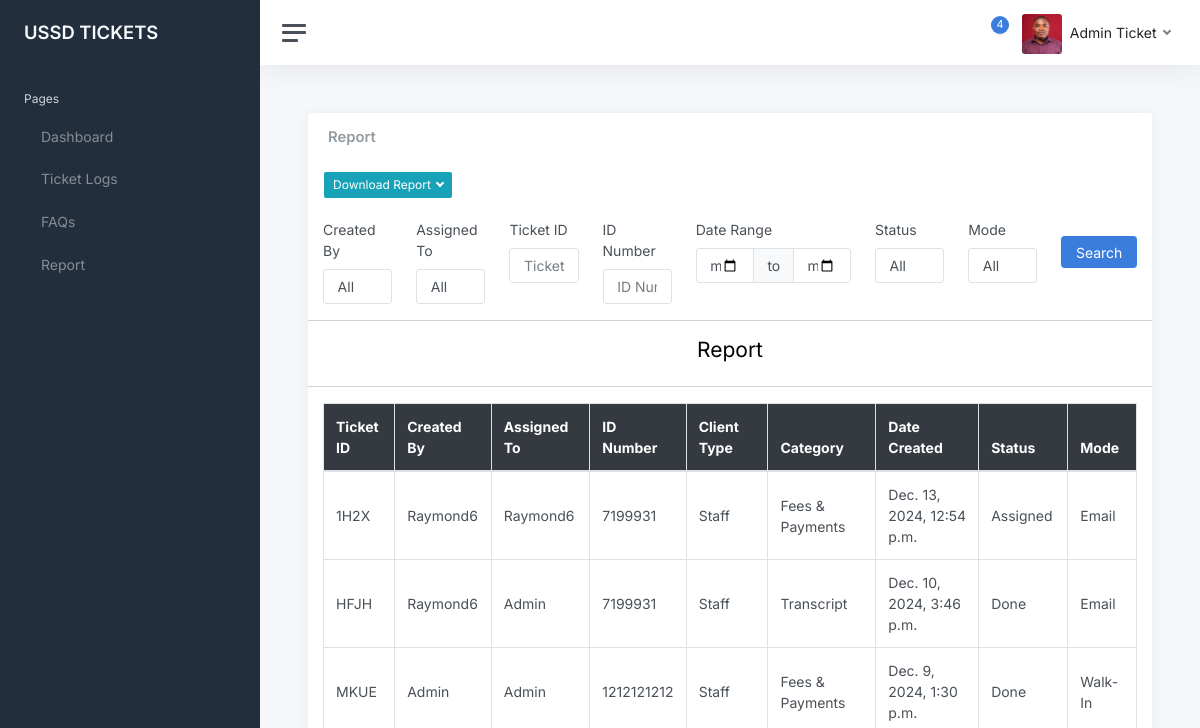
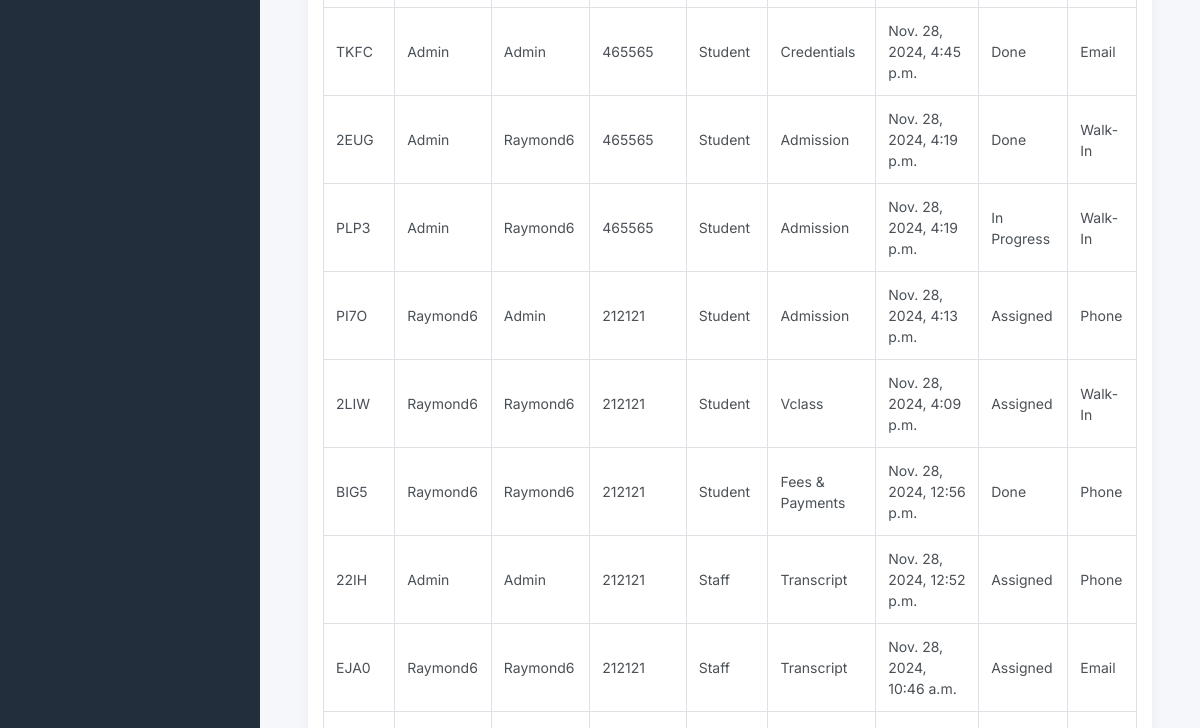
The app's page /report (signed in, upper part), older data (2 pictures, top to bottom).
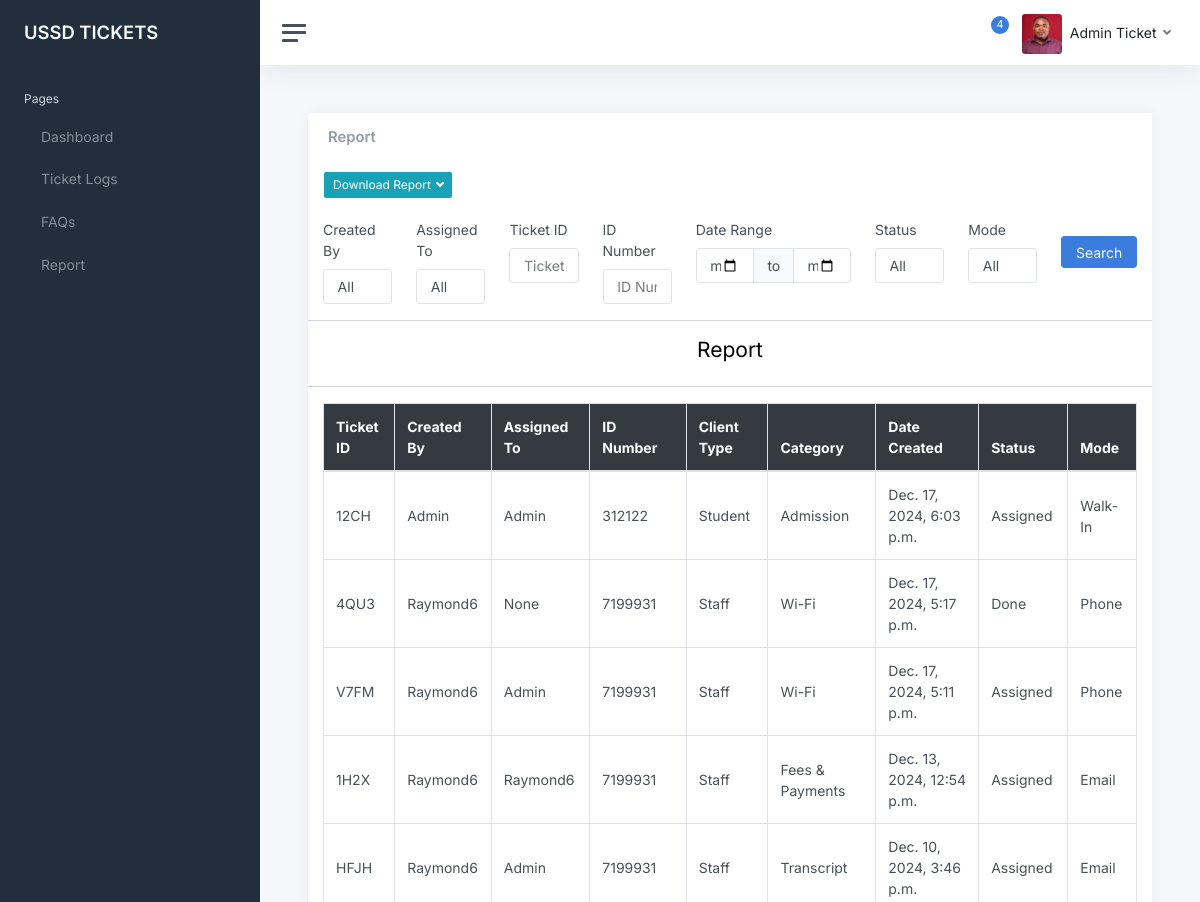
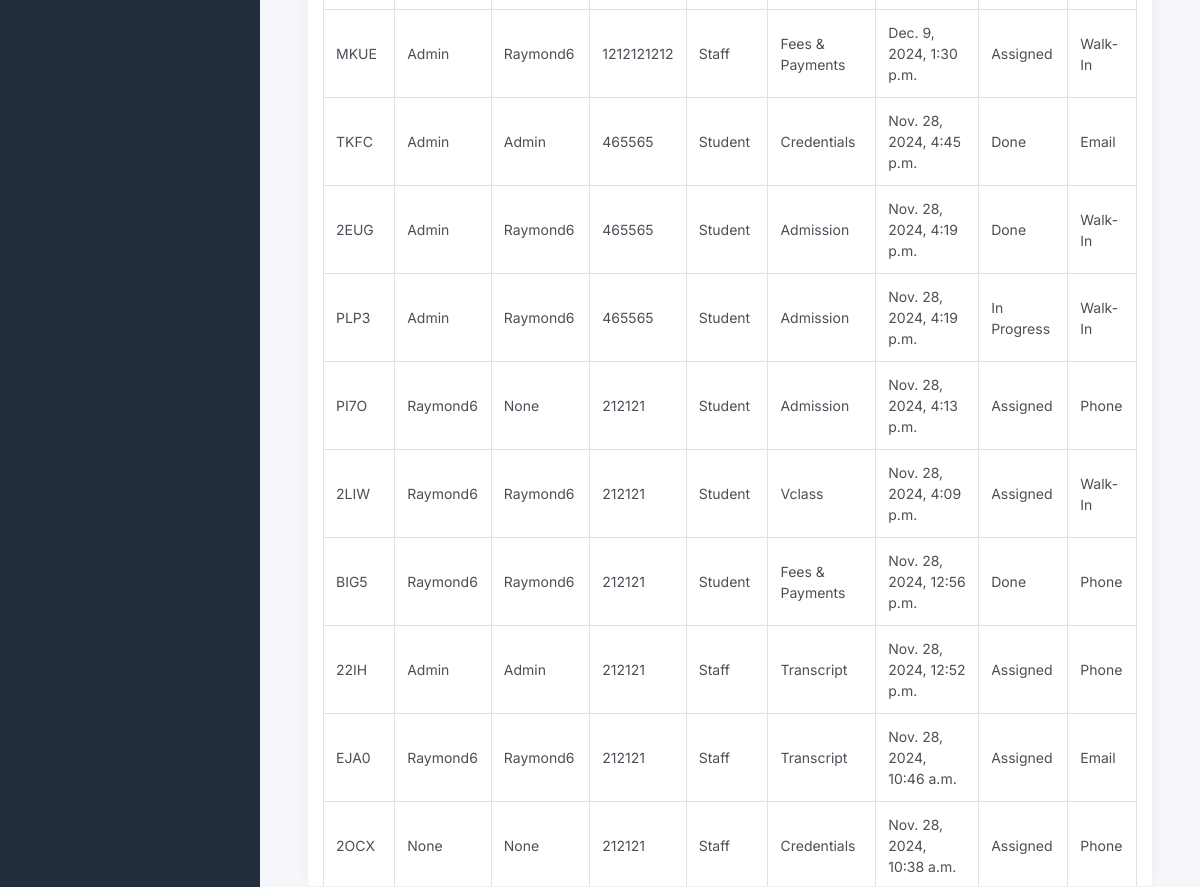
The same page, newer data (2 pictures, top to bottom).
### ticksys/models.py (models this page shows, shortened)
class Ticket(models.Model):
    TICKET_STATUS = [
        ('Assigned', 'Assigned'),
        ('In Progress', 'In Progress'),
        ('Done', 'Done'),
    ]
    CLIENT_TYPE = [
        ('Staff', 'Staff'),
        ('Student', 'Student'),
        ('Other', 'Other')
    ]
    MODE_CHOICES = [
        ('Walk-In', 'Walk-In'),
        ('Phone', 'Phone'),
        ('Email', 'Email'),
        ('Other', 'Other')
    ]
    CATEGORY = [
        ('Credentials', 'Credentials'),
        ('Fees & Payments', 'Fees & Payments'),
        ('VClass', 'VClass'),
        ('Transcript', 'Transcript'),
        ('Admission', 'Admission'),
        ('Wi-Fi', 'Wi-Fi'),
        ('Other', 'Other')
    ]
    user = models.ForeignKey(User, models.CASCADE, null=True)
    ticket_number = models.CharField(max_length=4, default=generate_ticket_number, unique=True, editable=False)
    id_number = models.CharField(max_length=20, unique=False)
    description = models.TextField()
    status = models.CharField(max_length=25, choices=TICKET_STATUS, default='In Progress')
    category = models.CharField(max_length=100, choices=CATEGORY)
    client_type = models.CharField(max_length=20, choices=CLIENT_TYPE, default='Student')
    created_at = models.DateTimeField(auto_now_add=True)
    updated_at = models.DateTimeField(auto_now=True)
    mode = models.CharField(max_length=20, choices=MODE_CHOICES, default='Walk-In')
    assigned_to = models.CharField(max_length=30, null=True)
    created_by = models.CharField(max_length=30, null=True)

### ticksys/views.py (the view, shortened to what this page needs)
# urls.py: path('report', user_views.report, name='report'),
def report(request):
    user = request.user
    if request.user.is_superuser:
        tickets = Ticket.objects.annotate(
            month_year=TruncMonth('created_at')
        ).values('month_year').annotate(
            count=Count('id')
        ).order_by('-month_year')
    else:
        tickets = Ticket.objects.filter(Q(user=user) | Q(assigned_to=user.username)).annotate(
            month_year=TruncMonth('created_at')
        ).values('month_year').annotate(
            count=Count('id')
        ).order_by('-month_year')
    status_options = Ticket.objects.values_list('status', flat=True).distinct()
    available_months = [(ticket['month_year'].strftime('%B %Y'), ticket['month_year'].strftime('%Y-%m-01'), ticket['month_year'].strftime('%Y-%m-31')) for ticket in tickets]
    mode_options = Ticket.objects.values_list('mode', flat=True).distinct()
    tl = Ticket.objects.order_by('-id')
    tickets1 = Ticket.objects.all()
    tickets2 = Ticket.objects.filter(Q(user=user) | Q(assigned_to=user.username)).order_by('-id')
    user_set = set()
    assigned_to_set = set()
    for ticket in tickets1:
        if ticket.user:
            user_set.add(ticket.user)
        if ticket.assigned_to:
            assigned_to_set.add(ticket.assigned_to)
    ticket_id = request.GET.get('id')
    ticket_number = request.GET.get('ticket_number')
    created_by = request.GET.get('created_by')
    id_number = request.GET.get('id_number')
    status = request.GET.get('status')
    mode = request.GET.get('mode')
    date_from = request.GET.get('date_from')
    date_to = request.GET.get('date_to')
    assigned_to = request.GET.get('assigned_to')
    request.session['id'] = ticket_id
    request.session['ticket_number'] = ticket_number
    request.session['created_by'] = created_by
    request.session['id_number'] = id_number
    request.session['date_from'] = date_from
    request.session['date_to'] = date_to
    request.session['status'] = status
    request.session['mode'] = mode
    request.session['assigned_to'] = assigned_to
    if request.user.is_superuser:
        tl = tl.filter(
            Q(created_at__range=[date_from, date_to]) if date_from and date_to else Q()
        )
        if is_valid_queryparam(ticket_id):
            tl = tl.filter(id=ticket_id)
        if is_valid_queryparam(ticket_number):
            tl = tl.filter(ticket_number__icontains=ticket_number)
        if is_valid_queryparam(created_by):
            try:
                user = User.objects.get(username=created_by)  # Retrieve the user by username
                tl = tl.filter(Q(user=user))  # Filter by user object
            except User.DoesNotExist:
                tl = tl.none()
        if is_valid_queryparam(id_number):
            tl = tl.filter(id_number__icontains=id_number)
        if is_valid_queryparam(status):
            tl = tl.filter(status=status)
        if is_valid_queryparam(mode):
            tl = tl.filter(mode=mode)
        if is_valid_queryparam(assigned_to):
            tl = tl.filter(assigned_to__icontains=assigned_to)
        page = request.GET.get('page', 1)
        paginator = Paginator(tl, 30)
        try:
            tl = paginator.page(page)
        except PageNotAnInteger:
            tl = paginator.page(1)
        except EmptyPage:
            tl = paginator.page(paginator.num_pages)
    context = {
        'tickets1' : tickets,
        'tickets2' : tickets2,
        'ticket_list': tl,
        'ticket_id' : ticket_id,
        'created_by': created_by,
        'assigned_to' : assigned_to,
        'ticket_number': ticket_number,
        'mode': mode,
        'date_from': date_from,
        'date_to': date_to,
        'status': status,
        'available_months': available_months,
        'user_options': user_set,
        'assigned_to_options': assigned_to_set,
        'status_options' : status_options,
        'mode_options' : mode_options
    }
    return render(request, 'report.html', context)

### ticksys/views.py (called while the page is built)
def is_valid_queryparam(param):
    return param != '' and param is not None

### templates/report.html (shortened to what the changed rows need)
{% extends 'index.html' %}
    {% block content %}
    <main class="content">
        <div class="container-fluid p-0">
            <div class="row">
                <div class="col-12 d-flex">
                    <div class="card flex-fill">
                        <br>
        {% if request.user.is_superuser  %}
        <div class="col-12">
            <div style="max-height: 70vh; overflow-y: auto;">
                <table class="table table-bordered">
                    <thead class="thead-dark">
                    <tr>
                        <th scope="col">Ticket ID</th>
                        <th scope="col">Created By</th>
                        <th scope="col">Assigned To</th>
                        <th scope="col">ID Number</th>
                        <th scope="col">Client Type</th>
                        <th scope="col">Category</th>
                        <th scope="col">Date Created</th>
                        <th scope="col">Status</th>
                        <th scope="col">Mode</th>
                    </tr>
                    </thead>
                    <tbody class="table-group-divider">
                        {% for ticket in ticket_list %}
                        <tr>
                            <td scope="col">{{ticket.ticket_number}}</td>
                            <td scope="col">{{ticket.user|title}}</td>
                            <td scope="col">{{ticket.assigned_to|title}}</td>
                            <td scope="col">{{ticket.id_number}}</td>
                            <td scope="col">{{ticket.client_type|title}}</td>
                            <td scope="col">{{ticket.category|title}}</td>
                            <td scope="col">{{ticket.created_at}}</td>
                            <td scope="col" >{{ticket.status|title}}</td>
                            <td scope="col">{{ticket.mode|title}}</td>
                        </tr>
                        {% endfor %}
                    </tbody>
                </table>
            </div>
            </div>
        </div>
        {% endif %}
                    </div>
                </div>
            </div>
            </main>
    {% endblock %}

Row changes from the older to the newer data that the page shows:
added Ticket: ticket_number "12CH", user "Admin", assigned_to "Admin", id_number "312122", client_type "Student", category "Admission", created_at "Dec. 17, 2024, 6:03 p.m.", status "Assigned", mode "Walk-In"
added Ticket: ticket_number "4QU3", user "Raymond6", assigned_to "None", id_number "7199931", client_type "Staff", category "Wi-Fi", created_at "Dec. 17, 2024, 5:17 p.m.", status "Done", mode "Phone"
added Ticket: ticket_number "V7FM", user "Raymond6", assigned_to "Admin", id_number "7199931", client_type "Staff", category "Wi-Fi", created_at "Dec. 17, 2024, 5:11 p.m.", status "Assigned", mode "Phone"
changed Ticket "HFJH": status "Done" → "Assigned"
changed Ticket "MKUE": assigned_to "Admin" → "Raymond6"; status "Done" → "Assigned"
changed Ticket "PI7O": assigned_to "Admin" → "None"
now on this page (row unchanged): Ticket: ticket_number "2OCX", user "None", assigned_to "None", id_number "212121", client_type "Staff", category "Credentials", created_at "Nov. 28, 2024, 10:38 a.m.", status "Assigned", mode "Phone"
